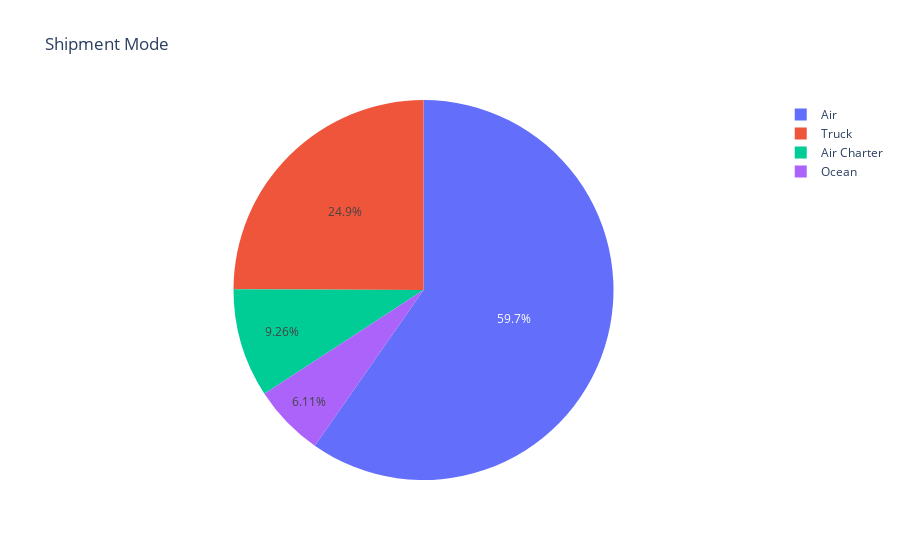

The cell this chart's notebook holds for it:
### Markdown cell above
# Shipment Mode percentage wise Pie Chart

### Code cell
ItemCount2 = data["Shipment Mode"].value_counts()
print("\033[1m"+"Shipment Mode Count \n"+"\033[0m")
print(ItemCount2)

ShippingMode = data["Shipment Mode"].value_counts()
labels = (np.array(ShippingMode.index))
sizes = (np.array((ShippingMode / ShippingMode.sum())*100))

trace = go.Pie(labels=labels, values=sizes)
layout = go.Layout(title="Shipment Mode")
dat = [trace]
fig = go.Figure(data=dat, layout=layout)
py.iplot(fig, filename="Shipment Mode")

### Figure 1 — Plotly figure (JSON) as saved in the notebook; plotly's stock layout.template omitted (floating-point values rounded to 4 significant figures)
{"data": [{"labels": ["Air", "Truck", "Air Charter", "Ocean"], "type": "pie", "values": [59.69, 24.95, 9.256, 6.105]}], "layout": {"title": {"text": "Shipment Mode"}}}
